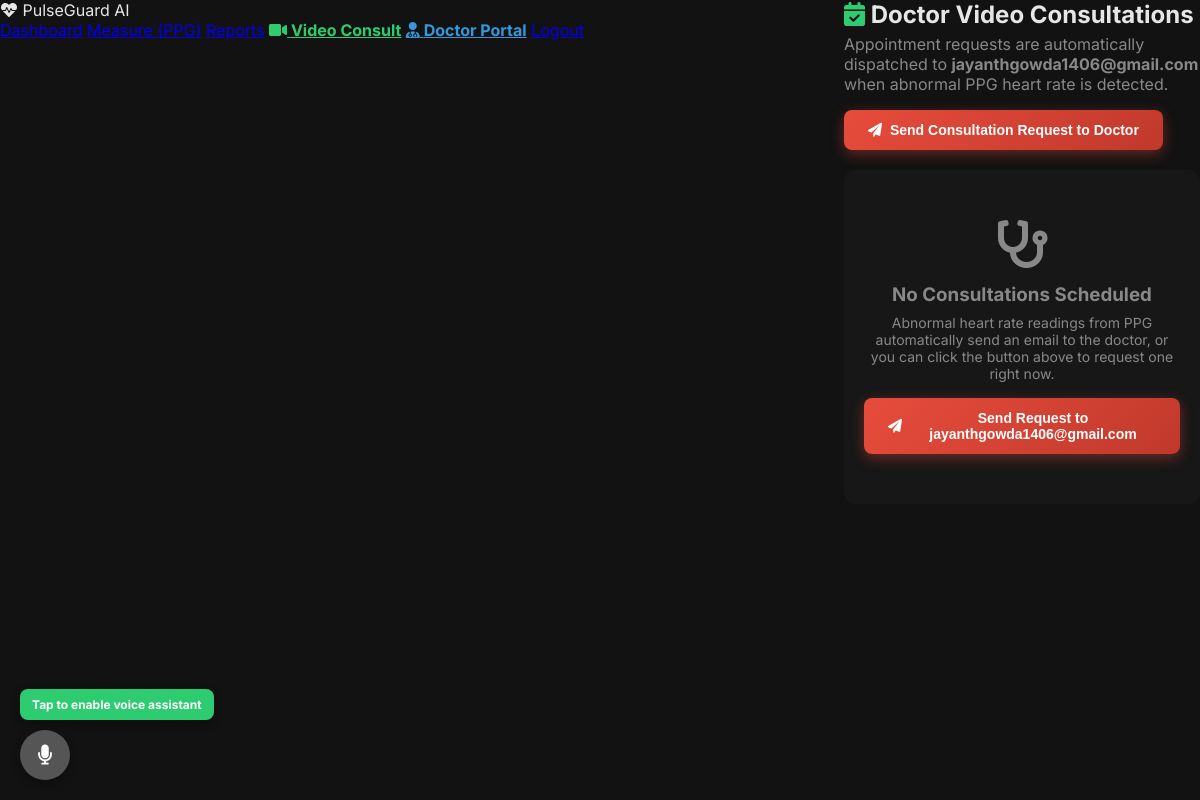
Before: /appointments (signed in) with the older database file.
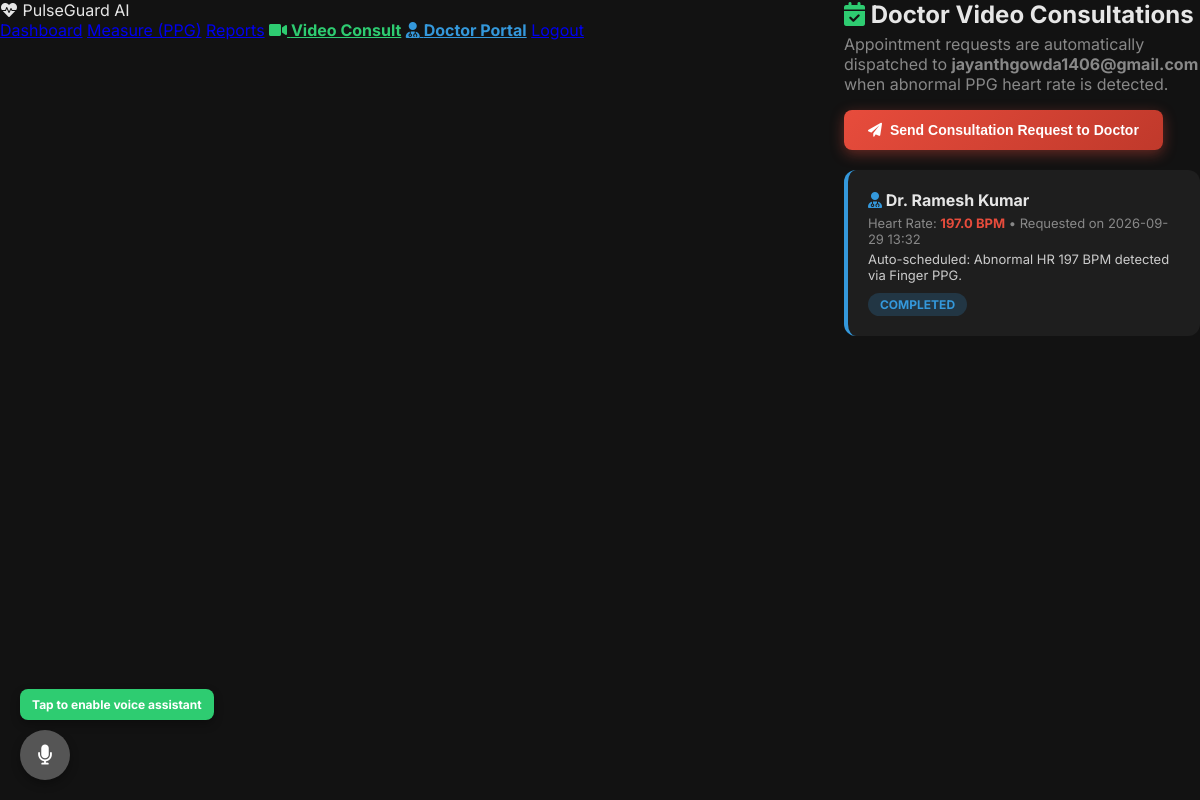
After: the same page with the newer database file.
### app.py (models this page shows)
class DoctorAppointment(db.Model):
    id = db.Column(db.Integer, primary_key=True)
    user_id = db.Column(db.Integer, db.ForeignKey('user.id'), nullable=False)
    created_at = db.Column(db.DateTime, default=datetime.datetime.utcnow)
    trigger_bpm = db.Column(db.Float)
    status = db.Column(db.String(20), default='pending')  # pending, accepted, completed, cancelled
    doctor_name = db.Column(db.String(100), default='Dr. Ramesh Kumar')
    room_id = db.Column(db.String(50))
    notes = db.Column(db.Text)
    patient = db.relationship('User', backref='appointments')

### app.py (the view)
@app.route('/appointments')
@login_required
def appointments_page():
    appts = DoctorAppointment.query.filter_by(user_id=current_user.id).order_by(DoctorAppointment.created_at.desc()).all()
    return render_template('appointments.html', appointments=appts)

### app.py (called while the page is built)
@login_manager.user_loader
def load_user(user_id):
    return User.query.get(int(user_id))

### templates/appointments.html (shortened to what this page needs)
<!DOCTYPE html>
<html lang="en" data-theme="dark">
<head>
  <link rel="stylesheet" href="/static/pulseguard.css">
  <link href="https://cdnjs.cloudflare.com/ajax/libs/font-awesome/6.0.0/css/all.min.css" rel="stylesheet">
</head>
<body>
  <nav class="pg-nav">
    <div class="nav-logo"><i class="fas fa-heartbeat"></i> PulseGuard AI</div>
    <div class="nav-links">
      <a href="/dashboard">Dashboard</a>
      <a href="/heartrate">Measure (PPG)</a>
      <a href="/reports">Reports</a>
      <a href="/appointments" class="active" style="color:#2ecc71; font-weight:700;"><i class="fas fa-video"></i> Video Consult</a>
      <a href="/doctor" style="color:#3498db; font-weight:700;"><i class="fas fa-user-md"></i> Doctor Portal</a>
      <a href="/logout">Logout</a>
    </div>
  </nav>
  <main class="pg-main">
    <div style="display:flex; justify-content:space-between; align-items:flex-start; flex-wrap:wrap; gap:16px; margin-bottom:20px;">
      <div>
        <h2 style="margin:0;"><i class="fas fa-calendar-check" style="color:#2ecc71;"></i> Doctor Video Consultations</h2>
        <p style="color: var(--muted); margin-top:5px;">
          Appointment requests are automatically dispatched to <strong>jayanthgowda1406@gmail.com</strong> when abnormal PPG heart rate is detected.
        </p>
      </div>
      <div>
        <button class="req-btn" id="req-consult-btn" onclick="requestDoctorConsultation()">
          <i class="fas fa-paper-plane"></i> Send Consultation Request to Doctor
        </button>
      </div>
    </div>
    {% if appointments %}
      <div id="appointments-list">
        {% for a in appointments %}
        <div class="appt-card {{ a.status }}" id="appt-card-{{ a.id }}" data-status="{{ a.status }}" data-room="{{ a.room_id }}">
          <div style="display: flex; justify-content: space-between; align-items: center; flex-wrap: wrap; gap: 10px;">
            <div>
              <div style="font-weight: 700; font-size: 16px;">
                <i class="fas fa-user-md" style="color:#3498db;"></i> {{ a.doctor_name }}
              </div>
              <div style="font-size: 13px; color: var(--muted); margin-top: 5px;">
                Heart Rate: <b style="color: #e74c3c;">{{ a.trigger_bpm | round }} BPM</b> &bull; Requested on {{ a.created_at.strftime('%Y-%m-%d %H:%M') }}
              </div>
              <div style="font-size: 13px; color: #cccccc; margin-top: 4px;">{{ a.notes }}</div>
            </div>
            <div style="display: flex; align-items: center; gap: 10px;">
              <span class="status-badge status-{{ a.status }}" id="badge-{{ a.id }}">{{ a.status }}</span>
            </div>
          </div>
        </div>
        {% endfor %}
      </div>
    {% else %}
      <div style="text-align: center; padding: 50px 20px; color: var(--muted); background: rgba(255,255,255,0.02); border-radius: 12px; border: 1px dashed var(--border);">
        <i class="fas fa-stethoscope" style="font-size: 48px; color: var(--muted); margin-bottom: 15px; display: block;"></i>
        <h3 style="margin: 0 0 8px; color: var(--text);">No Consultations Scheduled</h3>
        <p style="margin: 0 0 16px; font-size: 14px;">Abnormal heart rate readings from PPG automatically send an email to the doctor, or you can click the button above to request one right now.</p>
        <button class="req-btn" onclick="requestDoctorConsultation()">
          <i class="fas fa-paper-plane"></i> Send Request to jayanthgowda1406@gmail.com
        </button>
      </div>
    {% endif %}
  </main>
</body>
</html>

Changed rows visible on the page:
added DoctorAppointment: doctor_name "Dr. Ramesh Kumar", trigger_bpm "197.0", created_at "2026-09-29 13:32", notes "Auto-scheduled: Abnormal HR 197 BPM detected via Finger PPG.", status "COMPLETED"
Other visible differences:
text no longer shown: "No Consultations Scheduled Abnormal heart rate readings from PPG automatically send an email to the doctor, or you can click the button above to request one right now. Send Request to jayanthgowda1406@gmail.com"
